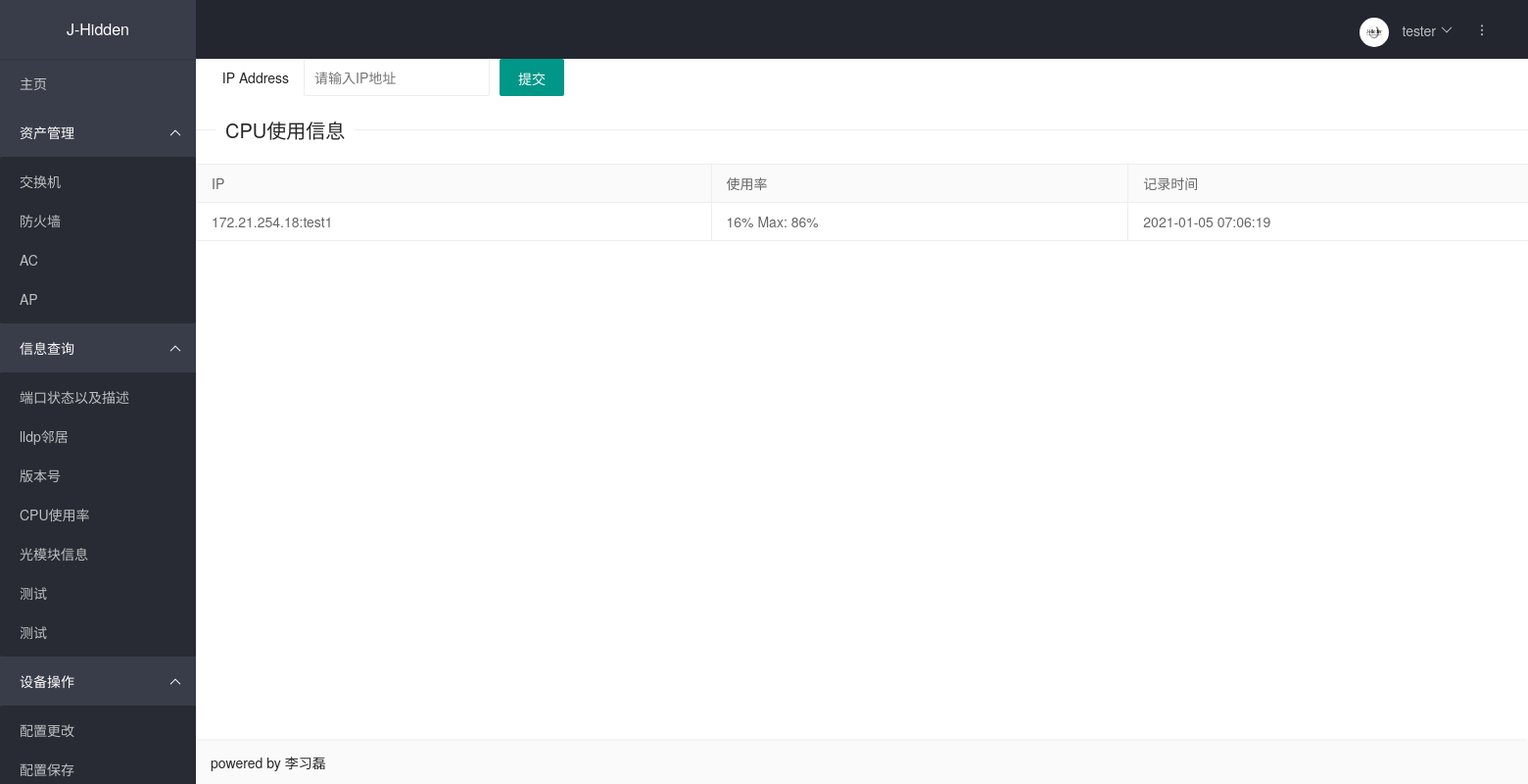
Page /cpu_usage/ on the earlier database version.
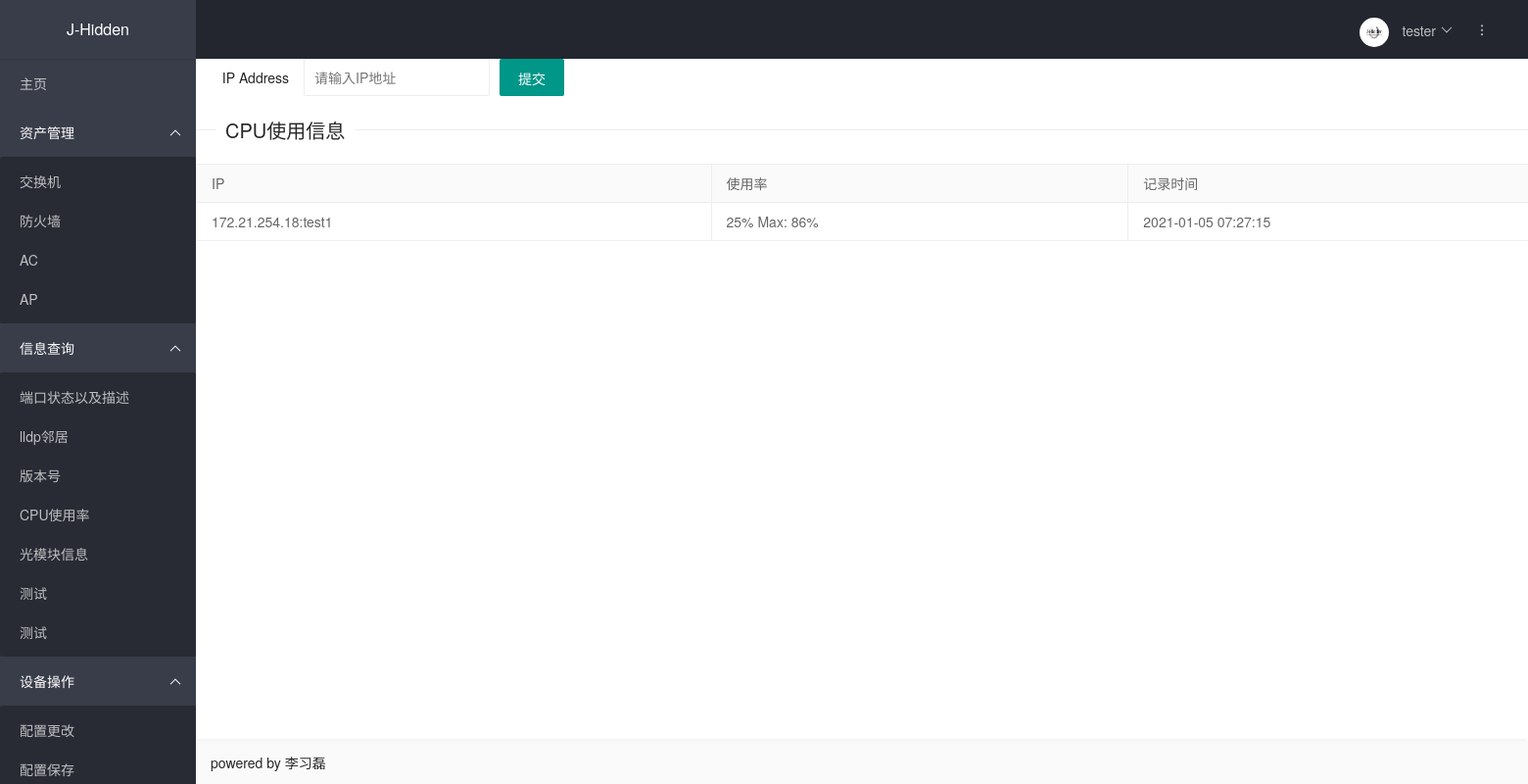
Same page on the later database version.
### cmdb/models.py (models this page shows, shortened)
class Cpu_info(models.Model):
    usage = models.CharField(verbose_name='CPU使用率', max_length=128)
    stat_time = models.CharField(verbose_name='记录时间', max_length=128)
    device = models.ForeignKey(Device, verbose_name='设备IP', on_delete=models.CASCADE)

class Device(models.Model):
    group_choices = (
        ('0', '一组'),
        ('1', '二组'),
        ('2', '三组'),
    )
    ip = models.GenericIPAddressField(verbose_name='IP地址', unique=True)
    name = models.CharField(verbose_name='设备名称', max_length=128)
    username = models.CharField(verbose_name='用户名', default='lixilei',max_length=128)
    password = models.CharField(verbose_name='密码', default='lixilei6028', max_length=128)
    port = models.CharField(verbose_name='端口', default=22, max_length=128)
    platform = models.CharField(verbose_name='平台(netmiko)', max_length=128)
    sn = models.CharField(verbose_name='sn', max_length=128, unique=True,)
    vendor = models.CharField(verbose_name='厂商', max_length=128)
    role = models.CharField(verbose_name='设备类型', max_length=128,)
    is_virtual = models.BooleanField(verbose_name='虚拟化', default=False)
    group = models.CharField(verbose_name='运维组', choices=group_choices,  max_length=128)
    creat_time = models.DateTimeField(verbose_name='创建时间', auto_now_add=True)
    update_time = models.DateTimeField(verbose_name='更新时间', auto_now=True)
    def __str__(self):
        return '{}:{}'.format(self.ip, self.name)

### cmdb/views.py (the view, shortened to what this page needs)
# urls.py: path('cpu_usage/', views.Cpu_usage.as_view(), name='cpu-usage'),
class Cpu_usage(View):
    def get(self,request):
        cpu_infos = Cpu_info.objects.all()
        return render(request, 'cpu_info.html', {'cpu_info_list': cpu_infos})

### cmdb/templates/cpu_info.html (shortened to what this page needs)
{% extends 'base.html' %}
{% block head %}
    <link rel="stylesheet" href="../static/css/layui.css"  media="all">
{% endblock %}
{% block content %}
<form action="" method="post">
  <div class="layui-form-item">
    <label class="layui-form-label">IP Address</label>
    <div class="layui-input-inline">
      <input type="text" name="ip" lay-verify="pass" placeholder="请输入IP地址" autocomplete="off" class="layui-input">
    </div>
   <button type="submit" class="layui-btn" lay-submit="" lay-filter="demo1">提交</button>
  </div>
</form>
<div style="width: 1500px; position: center;">
 <fieldset class="layui-elem-field layui-field-title" style="margin-top: 20px";>
  <legend>CPU使用信息</legend>
 </fieldset>
<table class="layui-table">
    <thead>
    <tr>
        <th>IP</th>
        <th>使用率</th>
        <th>记录时间</th>
    </tr>
    </thead>
    <tbody>
    {% for i in cpu_info_list %}
         <tr>
             <td>{{ i.device }}</td>
             <td>{{ i.usage }}</td>
             <td>{{ i.stat_time }}</td>
    {% endfor %}
    </tbody>
</table>
</div>
{% endblock %}

Differences in the rows shown:
changed Cpu_info "172.21.254.18:test1": usage "16% Max: 86%" → "25% Max: 86%"; stat_time "2021-01-05 07:06:19" → "2021-01-05 07:27:15"
